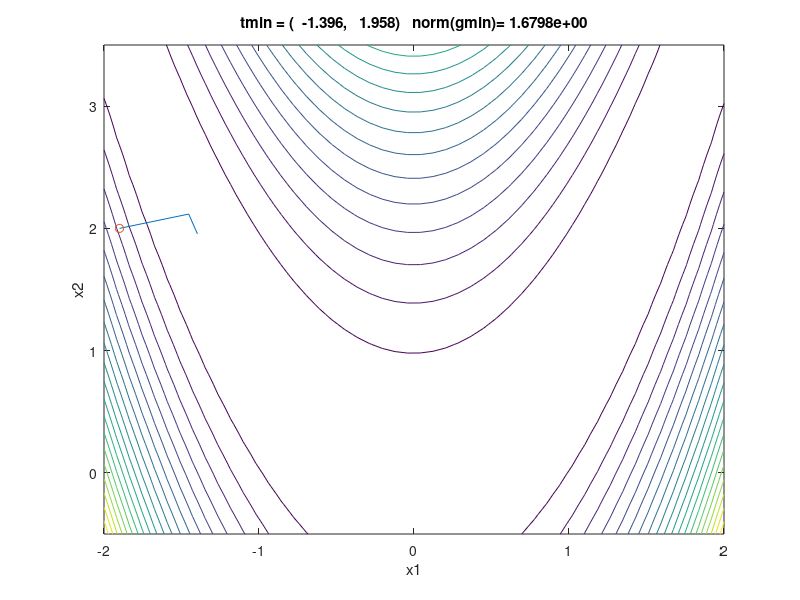
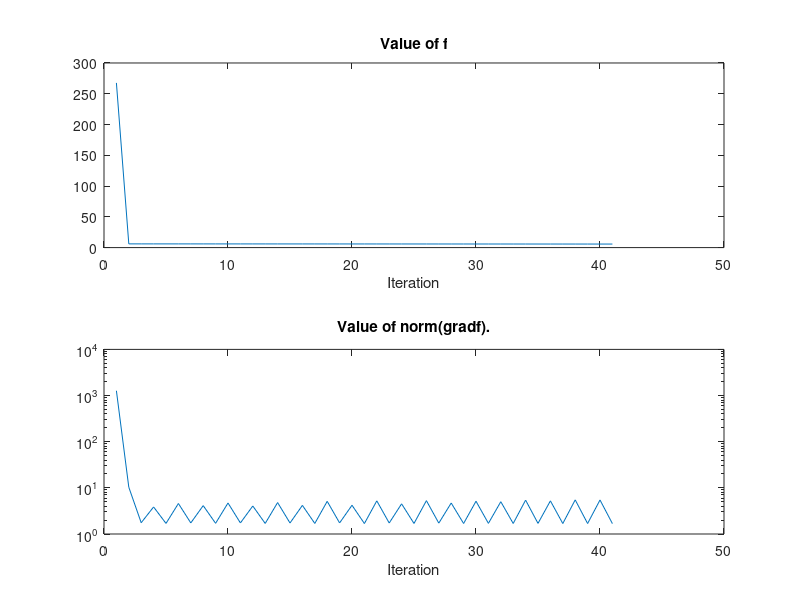

Source code (MATLAB) for these figures, in order:
function ShowSDbanana()
% function: ShowSDbanana
% Minimizes the banana function using steepest descent.
% adapted by SLC from ShowSD.m by Van Loan SCMV 2nd ed. 

close all
Lmax = 1; 
nSteps   = 40;      % Total number of steps.
con_size = 50;      % Size of the contour plot

% Display contours of the banana function.
xRange = linspace(-2,2,con_size);
yRange = linspace(-0.5,3.5,con_size);
Z = zeros(con_size,con_size);
for i=1:con_size
   for j=1:con_size
      x = [xRange(i), yRange(j)];
      Z(i,j) = banana(x);
   end
end
figure
contour(xRange,yRange,Z',20);
xlabel('x1')
ylabel('x2')
xc = [-1.9; 2];
[fc,gc] = banana(xc);
xvals = xc;
fvals = fc;
gvals = norm(gc);
title('')
% Steepest Descent with line search:

clc
disp('Step       f            x(1)         x(2)       norm(grad)')
disp('----------------------------------------------------------------')
fprintf('%2.0f     %10.6f     %10.6f   %10.6f      %8.3e \n',0,fc,xc,norm(gc))
% figure(2)

for step = 1:nSteps
   % Automated Line Search
   [xnew,fnew,gnew] = SDStep1(xc,fc,gc,Lmax);
   xvals = [xvals xnew];       xc = xnew;
   fvals = [fvals fnew];       fc = fnew;
   gvals = [gvals norm(gnew)]; gc = gnew;
   fprintf('%2.0f     %10.6f     %10.6f   %10.6f      %8.3e \n',step,fc,xc,norm(gc))
end

% Show the descent path on the contour plot:

figure(1)
hold on
plot(xvals(1,:),xvals(2,:),xvals(1,1),xvals(2,1),'o')
hold off
title(sprintf('tmin = (%8.3f,%8.3f)   norm(gmin)= %8.4e',xvals(1,end),xvals(2,end),gvals(end)))

% Plot the descent of the sep and its gradient:

figure(2)
subplot(2,1,1)
plot(fvals)
title('Value of f')
xlabel('Iteration')
subplot(2,1,2)
semilogy(gvals)
title('Value of norm(gradf).')
xlabel('Iteration')
end

function [fval, gval] = banana(x)
fval = 100*(x(2)-x(1).^2).^2+(1-x(1)).^2;
gval = [-400*(x(2)-x(1).^2).*x(1)-2*(1-x(1)); ...
    200*(x(2)-x(1).^2)];
end

  function [xnew,fnew,gnew] = SDStep1(xc,fc,gc,Lmax)
% [tnew,fnew,gnew] = SDStep(tc,fc,gc,planet1,planet2,Lmax,auto)
% Generates a steepest descent step.
%
%  fName     the name of a function f(x,plist) that accepts column
%            n-vectors and returns a scalar.
%  gName     the name of a function g(x,plist) that returns the
%            gradient of f at x.
%     xc     a column-vector, an approximate minimizer
%     fc     f(xc,plist)
%     gc     g(xc,plist)
%  plist     orbit parameters for f and g
%   Lmax     max step length
%   auto     if auto is nonzero, then automated line search
%
%   xnew     a column n-vector, an improved minimizer
%   fnew     f(xnew,plist)
%   gnew     g(new,plist)
%

nplotvals = 20;

% Get the Steepest Descent Search Direction
sc = -gc;
% Line Search
% Try to get L<=Lmax so xc+L*sc is at least as good as xc.
L = Lmax;
Halvings = 0;
[fL,~] = banana(xc+L*sc);
while (fL>=fc) && Halvings<=10
   L = L/2;
   Halvings = Halvings+1;
   [fL,~] = banana(xc+L*sc);
end  
% Sample across [0.L]
lambdavals = linspace(0,L,nplotvals);
fvals = zeros(1,nplotvals);
for k=1:nplotvals
   [fvals(k),~] = banana(xc+lambdavals(k)*sc);
end

   % Automated line search.
   [fnew,i] = min(fvals(1:nplotvals));
   xnew = xc + lambdavals(i(1))*sc;
   [~,gnew] = banana(xnew);
end 
    

